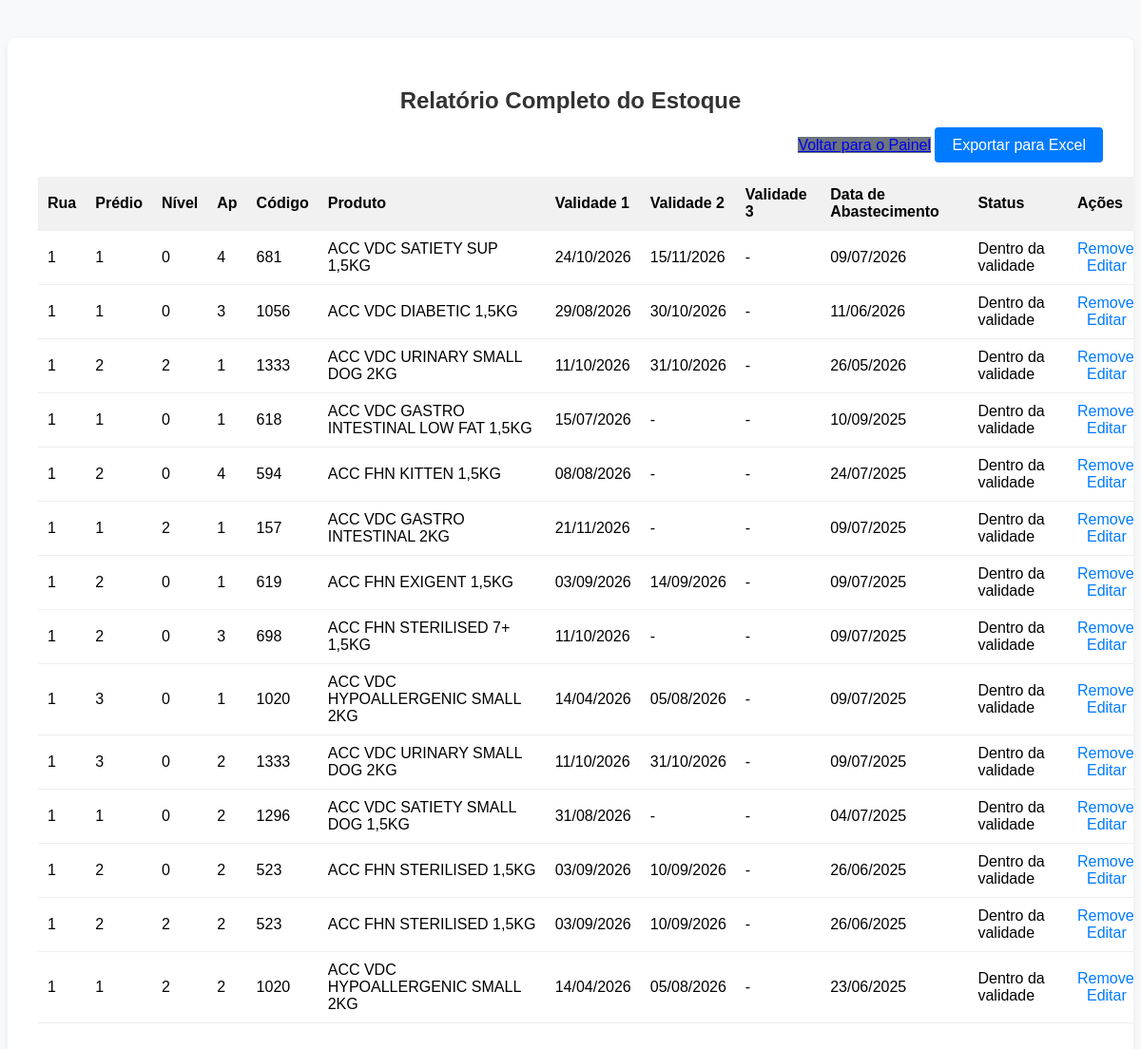
The page /produtos/relatorio_completo/ (signed in) on the database its author committed.
### produtos/models.py (models this page shows, shortened)
class Estoque(models.Model):
    produto = models.ForeignKey(Produto, on_delete=models.CASCADE)
    local = models.ForeignKey(Armazenamento, on_delete=models.CASCADE)
    data_armazenado = models.DateField()

class Armazenamento(models.Model):
    rua = models.CharField(max_length=50)
    predio = models.CharField(max_length=50)
    nivel = models.CharField(max_length=10)
    ap = models.CharField(max_length=10)
    livre = models.BooleanField(default=True)

class Produto(models.Model):
    nome = models.CharField(max_length=100)
    codigo = models.CharField(max_length=50, unique=True)
    peso = models.CharField(max_length=50)

class Lote(models.Model):
    produto = models.ForeignKey(Produto, on_delete=models.CASCADE, related_name='lotes')
    validade = models.DateField()
    quantidade = models.PositiveIntegerField(default=1)
    data_fabricacao = models.DateField(null=True, blank=True)
    numero_lote = models.CharField(max_length=50, blank=True, null=True)
    class Meta:
        unique_together = ('produto', 'validade', 'numero_lote')

### produtos/views.py (the view)
# urls.py: path('relatorio_completo/', views.relatorio_completo, name='relatorio_completo'),
@login_required
def relatorio_completo(request):
    from datetime import date, timedelta
    estoque = Estoque.objects.select_related('produto', 'local').order_by('-data_armazenado')
    today = date.today()
    hoje_mais_30 = today + timedelta(days=30)
    return render(request, 'produtos/relatorio_completo.html', {
        'estoque': estoque,
        'today': today,
        'hoje_mais_30': hoje_mais_30
    })

### produtos/templates/produtos/relatorio_completo.html (shortened to what this page needs)
<!DOCTYPE html>
<html lang="pt-br">
<head>
</head>
<body>
    <div class="container">
        <h2>Relatório Completo do Estoque</h2>
        <div style="margin-bottom: 24px; text-align: right;">
            <a href="{% url 'painel' %}" style="background:#6c757d;">Voltar para o Painel</a>
            <a href="{% url 'exportar_estoque' %}" style="background:#007bff;color:#fff;padding:10px 18px;border-radius:4px;text-decoration:none;">Exportar para Excel</a>
        </div>
        <table>
            <thead>
                <tr>
                    <th>Rua</th>
                    <th>Prédio</th>
                    <th>Nível</th>
                    <th>Ap</th>
                    <th>Código</th>
                    <th>Produto</th>
                    <th>Validade 1</th>
                    <th>Validade 2</th>
                    <th>Validade 3</th>
                    <th>Data de Abastecimento</th>
                    <th>Status</th>
                    <th>Ações</th>
                </tr>
            </thead>
            <tbody>
                {% for item in estoque %}
                {% with lotes=item.produto.lotes.all|dictsort:"validade" %}
                <tr>
                    <td>{{ item.local.rua }}</td>
                    <td>{{ item.local.predio }}</td>
                    <td>{{ item.local.nivel }}</td>
                    <td>{{ item.local.ap }}</td>
                    <td>{{ item.produto.codigo }}</td>
                    <td class="nowrap">{{ item.produto.nome }}</td>
                    <td>{% if lotes|length > 0 %}{{ lotes.0.validade|date:"d/m/Y" }}{% else %}-{% endif %}</td>
                    <td>{% if lotes|length > 1 %}{{ lotes.1.validade|date:"d/m/Y" }}{% else %}-{% endif %}</td>
                    <td>{% if lotes|length > 2 %}{{ lotes.2.validade|date:"d/m/Y" }}{% else %}-{% endif %}</td>
                    <td>{{ item.data_armazenado|date:"d/m/Y" }}</td>
                    <td>
                        {% if lotes and lotes.0.validade <= today %}
                            <span class="vencido">Vencido</span>
                        {% elif lotes and lotes.0.validade <= hoje_mais_30 %}
                            <span style="color:#bfa900;font-weight:bold;">Próximo do vencimento</span>
                        {% else %}
                            <span class="ok">Dentro da validade</span>
                        {% endif %}
                    </td>
                    <td class="actions">
                        <a href="{% url 'remover_produto' item.id %}">Remover</a>
                        {% if item.produto.codigo %}
                            <a href="{% url 'cadastrar_produto' %}?codigo={{ item.produto.codigo }}" style="color:#007bff; margin-left:10px;">Editar</a>
                        {% endif %}
                    </td>
                </tr>
                {% endwith %}
                {% empty %}
                <tr>
                    <td colspan="12" style="text-align:center;">Nenhum produto armazenado.</td>
                </tr>
                {% endfor %}
            </tbody>
        </table>
    </div>
</body>
</html>

### produtos/templates/produtos/relatorio_completo.html (style rules this page uses)
body { font-family: Arial, sans-serif; background: #f8f9fa; }
.container { max-width: 1400px; margin: 40px auto; background: #fff; padding: 32px; border-radius: 8px; box-shadow: 0 2px 8px #0001; overflow-x: auto; }
h2 { color: #333; margin-bottom: 24px; text-align: center; }
table { width: 100%; border-collapse: collapse; margin-bottom: 24px; min-width: 1200px; }
th, td { padding: 10px; border-bottom: 1px solid #eee; text-align: left; }
th { background: #f1f1f1; }
.actions a { color: #007bff; text-decoration: none; margin-right: 10px; }

### rows shown on the page
Estoque: local.rua "1", local.predio "1", local.nivel "0", local.ap "4", produto.codigo "681", produto.nome "ACC VDC SATIETY SUP 1,5KG", produto.lotes.0.validade "24/10/2026", produto.lotes.1.validade "15/11/2026", data_armazenado "09/07/2026"
Estoque: local.rua "1", local.predio "1", local.nivel "0", local.ap "3", produto.codigo "1056", produto.nome "ACC VDC DIABETIC 1,5KG", produto.lotes.0.validade "29/08/2026", produto.lotes.1.validade "30/10/2026", data_armazenado "11/06/2026"
Estoque: local.rua "1", local.predio "2", local.nivel "2", local.ap "1", produto.codigo "1333", produto.nome "ACC VDC URINARY SMALL DOG 2KG", produto.lotes.0.validade "11/10/2026", produto.lotes.1.validade "31/10/2026", data_armazenado "26/05/2026"
Estoque: local.rua "1", local.predio "1", local.nivel "0", local.ap "1", produto.codigo "618", produto.nome "ACC VDC GASTRO INTESTINAL LOW FAT 1,5KG", produto.lotes.0.validade "15/07/2026", data_armazenado "10/09/2025"
Estoque: local.rua "1", local.predio "2", local.nivel "0", local.ap "4", produto.codigo "594", produto.nome "ACC FHN KITTEN 1,5KG", produto.lotes.0.validade "08/08/2026", data_armazenado "24/07/2025"
Estoque: local.rua "1", local.predio "1", local.nivel "2", local.ap "1", produto.codigo "157", produto.nome "ACC VDC GASTRO INTESTINAL 2KG", produto.lotes.0.validade "21/11/2026", data_armazenado "09/07/2025"
Estoque: local.rua "1", local.predio "2", local.nivel "0", local.ap "1", produto.codigo "619", produto.nome "ACC FHN EXIGENT 1,5KG", produto.lotes.0.validade "03/09/2026", produto.lotes.1.validade "14/09/2026", data_armazenado "09/07/2025"
Estoque: local.rua "1", local.predio "2", local.nivel "0", local.ap "3", produto.codigo "698", produto.nome "ACC FHN STERILISED 7+ 1,5KG", produto.lotes.0.validade "11/10/2026", data_armazenado "09/07/2025"
Estoque: local.rua "1", local.predio "3", local.nivel "0", local.ap "1", produto.codigo "1020", produto.nome "ACC VDC HYPOALLERGENIC SMALL 2KG", produto.lotes.0.validade "14/04/2026", produto.lotes.1.validade "05/08/2026", data_armazenado "09/07/2025"
Estoque: local.rua "1", local.predio "3", local.nivel "0", local.ap "2", produto.codigo "1333", produto.nome "ACC VDC URINARY SMALL DOG 2KG", produto.lotes.0.validade "11/10/2026", produto.lotes.1.validade "31/10/2026", data_armazenado "09/07/2025"
Estoque: local.rua "1", local.predio "1", local.nivel "0", local.ap "2", produto.codigo "1296", produto.nome "ACC VDC SATIETY SMALL DOG 1,5KG", produto.lotes.0.validade "31/08/2026", data_armazenado "04/07/2025"
Estoque: local.rua "1", local.predio "2", local.nivel "0", local.ap "2", produto.codigo "523", produto.nome "ACC FHN STERILISED 1,5KG", produto.lotes.0.validade "03/09/2026", produto.lotes.1.validade "10/09/2026", data_armazenado "26/06/2025"
Estoque: local.rua "1", local.predio "2", local.nivel "2", local.ap "2", produto.codigo "523", produto.nome "ACC FHN STERILISED 1,5KG", produto.lotes.0.validade "03/09/2026", produto.lotes.1.validade "10/09/2026", data_armazenado "26/06/2025"
Estoque: local.rua "1", local.predio "1", local.nivel "2", local.ap "2", produto.codigo "1020", produto.nome "ACC VDC HYPOALLERGENIC SMALL 2KG", produto.lotes.0.validade "14/04/2026", produto.lotes.1.validade "05/08/2026", data_armazenado "23/06/2025"
